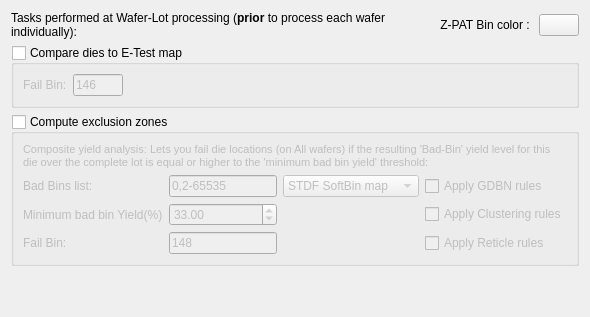
         <widget class="QWidget" name="tabComposite">
          <attribute name="title">
           <string>Z-PAT</string>
          </attribute>
          <layout class="QGridLayout" name="gridLayout_41">
           <item row="1" column="0">
            <layout class="QGridLayout" name="gridLayout_39">
             <item row="0" column="0">
              <widget class="QGroupBox" name="groupBoxMergeEtestStdf">
               <property name="title">
                <string>Compare dies to E-Test map</string>
               </property>
               <property name="checkable">
                <bool>true</bool>
               </property>
               <property name="checked">
                <bool>false</bool>
               </property>
               <layout class="QGridLayout" name="gridLayout_38">
                <item row="0" column="0">
                 <widget class="QLabel" name="textLabel2_2_2_2_2_2_4_9">
                  <property name="sizePolicy">
                   <sizepolicy hsizetype="Preferred" vsizetype="Preferred">
                    <horstretch>0</horstretch>
                    <verstretch>0</verstretch>
                   </sizepolicy>
                  </property>
                  <property name="minimumSize">
                   <size>
                    <width>0</width>
                    <height>0</height>
                   </size>
                  </property>
                  <property name="text">
                   <string>Fail Bin:</string>
                  </property>
                  <property name="alignment">
                   <set>Qt::AlignVCenter</set>
                  </property>
                  <property name="wordWrap">
                   <bool>true</bool>
                  </property>
                 </widget>
                </item>
                <item row="0" column="1">
                 <widget class="QLineEdit" name="lineEditMergeEtestStdf">
                  <property name="maximumSize">
                   <size>
                    <width>50</width>
                    <height>16777215</height>
                   </size>
                  </property>
                  <property name="toolTip">
                   <string>Defines the default Bin to issue for a Good die that is a reject in the E-Test wafermap</string>
                  </property>
                  <property name="text">
                   <string>146</string>
                  </property>
                 </widget>
                </item>
                <item row="0" column="2">
                 <spacer name="horizontalSpacer_22">
                  <property name="orientation">
                   <enum>Qt::Horizontal</enum>
                  </property>
                  <property name="sizeHint" stdset="0">
                   <size>
                    <width>40</width>
                    <height>20</height>
                   </size>
                  </property>
                 </spacer>
                </item>
               </layout>
              </widget>
             </item>
            </layout>
           </item>
           <item row="0" column="0">
            <layout class="QHBoxLayout" name="horizontalLayout_15">
             <item>
              <widget class="QLabel" name="textLabel2_2_2_2_2_2_4_2_2_2_2_3">
               <property name="sizePolicy">
                <sizepolicy hsizetype="Expanding" vsizetype="Preferred">
                 <horstretch>0</horstretch>
                 <verstretch>0</verstretch>
                </sizepolicy>
               </property>
               <property name="maximumSize">
                <size>
                 <width>32767</width>
                 <height>32767</height>
                </size>
               </property>
               <property name="text">
                <string>Tasks performed at Wafer-Lot processing (&lt;b&gt;prior&lt;/b&gt; to process each wafer individually):</string>
               </property>
               <property name="textFormat">
                <enum>Qt::RichText</enum>
               </property>
               <property name="alignment">
                <set>Qt::AlignVCenter</set>
               </property>
               <property name="wordWrap">
                <bool>true</bool>
               </property>
              </widget>
             </item>
             <item>
              <widget class="QLabel" name="textLabel2_2_2_2_2_2_2_2_5">
               <property name="sizePolicy">
                <sizepolicy hsizetype="Preferred" vsizetype="Preferred">
                 <horstretch>0</horstretch>
                 <verstretch>0</verstretch>
                </sizepolicy>
               </property>
               <property name="maximumSize">
                <size>
                 <width>32767</width>
                 <height>32767</height>
                </size>
               </property>
               <property name="text">
                <string>Z-PAT Bin color : </string>
               </property>
               <property name="alignment">
                <set>Qt::AlignRight|Qt::AlignTrailing|Qt::AlignVCenter</set>
               </property>
               <property name="wordWrap">
                <bool>true</bool>
               </property>
              </widget>
             </item>
             <item>
              <widget class="GColorPushButton" name="pushButtonZpatColor">
               <property name="maximumSize">
                <size>
                 <width>50</width>
                 <height>16777215</height>
                </size>
               </property>
               <property name="toolTip">
                <string>Define the Bin color assigned to Z-Pat bins</string>
               </property>
               <property name="text">
                <string/>
               </property>
               <property name="autoDefault">
                <bool>false</bool>
               </property>
              </widget>
             </item>
            </layout>
           </item>
           <item row="2" column="0">
            <widget class="QGroupBox" name="groupBoxCompositeExclusionZone">
             <property name="enabled">
              <bool>true</bool>
             </property>
             <property name="title">
              <string>Compute exclusion zones</string>
             </property>
             <property name="checkable">
              <bool>true</bool>
             </property>
             <property name="checked">
              <bool>false</bool>
             </property>
             <layout class="QGridLayout" name="gridLayout_40">
              <item row="2" column="0">
               <widget class="QLabel" name="textLabel2_2_2_2_2_2_4_12">
                <property name="sizePolicy">
                 <sizepolicy hsizetype="Preferred" vsizetype="Expanding">
                  <horstretch>0</horstretch>
                  <verstretch>0</verstretch>
                 </sizepolicy>
                </property>
                <property name="maximumSize">
                 <size>
                  <width>32767</width>
                  <height>32767</height>
                 </size>
                </property>
                <property name="text">
                 <string>Minimum bad bin Yield(%)</string>
                </property>
                <property name="alignment">
                 <set>Qt::AlignVCenter</set>
                </property>
                <property name="wordWrap">
                 <bool>true</bool>
                </property>
               </widget>
              </item>
              <item row="2" column="3">
               <widget class="QCheckBox" name="checkBoxZPAT_Clustering">
                <property name="toolTip">
                 <string>Apply Clustering rules to the Z-PAT composite map...</string>
                </property>
                <property name="text">
                 <string>Apply Clustering rules</string>
                </property>
               </widget>
              </item>
              <item row="2" column="1">
               <widget class="QDoubleSpinBox" name="doubleSpinBoxCompositeYieldLevel">
                <property name="toolTip">
                 <string>Reject all dies with yield greater or equal to this Bad-Bin threshold</string>
                </property>
                <property name="decimals">
                 <number>2</number>
                </property>
                <property name="maximum">
                 <double>100.000000000000000</double>
                </property>
                <property name="value">
                 <double>33.000000000000000</double>
                </property>
               </widget>
              </item>
              <item row="1" column="2">
               <widget class="QComboBox" name="comboBox_ZPAT_BinType">
                <property name="toolTip">
                 <string>Wafermap source</string>
                </property>
                <item>
                 <property name="text">
                  <string>STDF SoftBin map</string>
                 </property>
                </item>
                <item>
                 <property name="text">
                  <string>STDF HardBin map</string>
                 </property>
                </item>
               </widget>
              </item>
              <item row="1" column="1">
               <widget class="QLineEdit" name="lineEditBadBinListZPAT">
                <property name="toolTip">
                 <string>Define list of bad bins to consider computing yield level</string>
                </property>
                <property name="text">
                 <string>0,2-65535</string>
                </property>
               </widget>
              </item>
              <item row="1" column="3">
               <widget class="QCheckBox" name="checkBoxZPAT_GDBN">
                <property name="toolTip">
                 <string>Apply all GDBN rules to the Z-PAT composite map...</string>
                </property>
                <property name="text">
                 <string>Apply GDBN rules</string>
                </property>
               </widget>
              </item>
              <item row="3" column="1">
               <widget class="QLineEdit" name="lineEditExclusionZone">
                <property name="toolTip">
                 <string>Defines the default Bin to issue for a Good die in the exclusion zone</string>
                </property>
                <property name="text">
                 <string>148</string>
                </property>
               </widget>
              </item>
              <item row="3" column="0">
               <widget class="QLabel" name="textLabel2_2_2_2_2_2_4_11">
                <property name="maximumSize">
                 <size>
                  <width>32767</width>
                  <height>32767</height>
                 </size>
                </property>
                <property name="text">
                 <string>Fail Bin:</string>
                </property>
                <property name="alignment">
                 <set>Qt::AlignVCenter</set>
                </property>
                <property name="wordWrap">
                 <bool>true</bool>
                </property>
               </widget>
              </item>
              <item row="1" column="0">
               <widget class="QLabel" name="textLabel2_2_2_2_2_2_2_2_7">
                <property name="sizePolicy">
                 <sizepolicy hsizetype="Expanding" vsizetype="Preferred">
                  <horstretch>0</horstretch>
                  <verstretch>0</verstretch>
                 </sizepolicy>
                </property>
                <property name="maximumSize">
                 <size>
                  <width>32767</width>
                  <height>32767</height>
                 </size>
                </property>
                <property name="text">
                 <string>Bad Bins list:</string>
                </property>
                <property name="alignment">
                 <set>Qt::AlignVCenter</set>
                </property>
                <property name="wordWrap">
                 <bool>true</bool>
                </property>
               </widget>
              </item>
              <item row="0" column="0" colspan="4">
               <widget class="QLabel" name="textLabel2_2_2_2_2_2_4_4_2">
                <property name="maximumSize">
                 <size>
                  <width>32767</width>
                  <height>32767</height>
                 </size>
                </property>
                <property name="text">
                 <string>&lt;!DOCTYPE HTML PUBLIC &quot;-//W3C//DTD HTML 4.0//EN&quot; &quot;http://www.w3.org/TR/REC-html40/strict.dtd&quot;&gt;
&lt;html&gt;&lt;head&gt;&lt;meta name=&quot;qrichtext&quot; content=&quot;1&quot; /&gt;&lt;style type=&quot;text/css&quot;&gt;
p, li { white-space: pre-wrap; }
&lt;/style&gt;&lt;/head&gt;&lt;body style=&quot; font-family:'MS Shell Dlg 2'; font-size:8.25pt; font-weight:400; font-style:normal;&quot;&gt;
&lt;p style=&quot; margin-top:0px; margin-bottom:0px; margin-left:0px; margin-right:0px; -qt-block-indent:0; text-indent:0px; font-size:8pt;&quot;&gt;Composite yield analysis: Lets you fail die locations (on All wafers) if the resulting 'Bad-Bin' yield level for this die over the complete lot is equal or higher to the 'minimum bad bin yield' threshold:&lt;/p&gt;&lt;/body&gt;&lt;/html&gt;</string>
                </property>
                <property name="alignment">
                 <set>Qt::AlignTop</set>
                </property>
                <property name="wordWrap">
                 <bool>true</bool>
                </property>
               </widget>
              </item>
              <item row="3" column="3">
               <widget class="QCheckBox" name="checkBoxZPAT_Reticle">
                <property name="toolTip">
                 <string>Apply Reticle rules to the Z-PAT composite map...</string>
                </property>
                <property name="text">
                 <string>Apply Reticle rules</string>
                </property>
               </widget>
              </item>
             </layout>
            </widget>
           </item>
           <item row="3" column="0">
            <spacer name="verticalSpacer_9">
             <property name="orientation">
              <enum>Qt::Vertical</enum>
             </property>
             <property name="sizeHint" stdset="0">
              <size>
               <width>20</width>
               <height>40</height>
              </size>
             </property>
            </spacer>
           </item>
          </layout>
         </widget>
